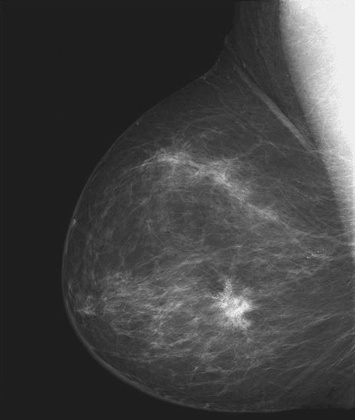
%> input picture Images/Fig3.04(a).jpg, 355 x 420 px, shrunk from 482 x 571 before the run
$ octave test.m   (GNU Octave 9; MATLAB toolbox functions it lacks are replaced by stand-ins)
%> lines starting %> are read from the running program, lines starting %| are printed output that depends on the picture
### DFT/mydft2.m
function [output] = mydft2(image)
% The 2D DFT algorithm implemented by myself

%image = im2double(image);
%image = rgb2gray(image);
[M,N] = size(image);

% Matrixs needed for 2D DFT:
Wm = exp(-j*2*pi/M);
Wn = exp(-j*2*pi/N);
Em = zeros(M);
En = zeros(N);
Gm = zeros(M)+Wm;
Gn = zeros(N)+Wn;
output = zeros(M,N);

fprintf('2D DFT start:\n');
for row = 0:M-1
    for col = 0:M-1
        Em(row+1,col+1) = row * col;
        Gm(row+1,col+1) = Gm(row+1,col+1)^Em(row+1,col+1);
    end
end

for row = 0:N-1
    for col = 0:N-1
        En(row+1,col+1) = row * col;
        Gn(row+1,col+1) = Gn(row+1,col+1)^En(row+1,col+1);
    end
end

output = real(Gm * image * Gn);

end

### DFT/myidft2.m
function [image] = myidft2(input)
% The 2D iDFT algorithm implemented by myself

[M,N] = size(input);

% Matrixs needed for 2D iDFT:
Wm = exp(-j*2*pi/M);
Wn = exp(-j*2*pi/N);
Em = zeros(M);
En = zeros(N);
Gm = zeros(M)+Wm;
Gn = zeros(N)+Wn;
image = zeros(M,N);

fprintf('2D iDFT start:\n');
for row = 0:M-1
    for col = 0:M-1
        Em(row+1,col+1) = -row * col;
        Gm(row+1,col+1) = Gm(row+1,col+1)^Em(row+1,col+1);
    end
end
Gm = Gm/M;

for row = 0:N-1
    for col = 0:N-1
        En(row+1,col+1) = -row * col;
        Gn(row+1,col+1) = Gn(row+1,col+1)^En(row+1,col+1);
    end
end
Gn = Gn/N;

image = real(Gm * input * Gn);

end

### DFT/test.m
a = imread('./Images/Fig3.04(a).jpg');
%> a is the input picture: size 420x355 uint8; min 27, max 247, mean 66.7
a = im2double(a);
%> a: size 420x355 double

subplot(1,2,1);
imshow(a);
title('原图');
c = fft2(a);
d = mydft2(a);
%> after the loop in mydft2, `for row = 0:M-1`:
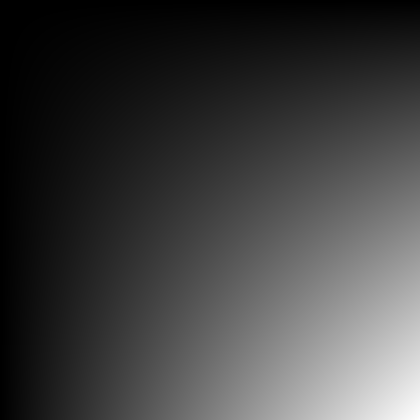
%> Em: size 420x420 double; min 0, max 175561, mean 43890.2; drawn with min black and max white

error = sum(sum((real(c)-real(d)).^2));
%> error = 1.03e-15
if error < 0.0001
    fprintf('DFT一致!\n');
else
    fprintf('DFT不一致!\n');
end

e = ifft2(c);
f = myidft2(c);
%> after the loop in myidft2, `for row = 0:M-1`:
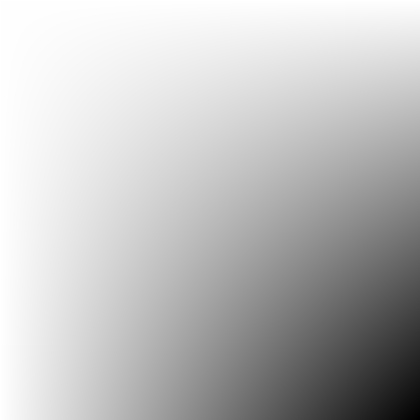
%> Em: size 420x420 double; min -175561, max 0, mean -43890.2; drawn with min black and max white

error = sum(sum((real(e)-real(f)).^2));
%> error = 8.5e-21
if error < 0.0001
    fprintf('iDFT一致!\n');
else
    fprintf('iDFT不一致!\n');
end

subplot(1,2,2);
imshow(f)
title('变换图')

$ run again, with Images/Fig3.05(a).jpg copied over Images/Fig3.04(a).jpg
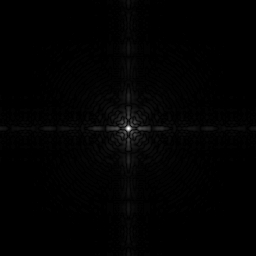
%> input picture Images/Fig3.05(a).jpg, 256 x 256 px
%> a is the input picture: size 256x256 uint8; min 0, max 255, mean 2.1
%> a: size 256x256 double
%> in mydft2, `output = real(Gm * image * Gn);`:
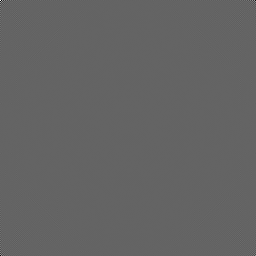
%> output: size 256x256 double; min -348.5, max 538.6, mean 0; drawn with min black and max white
%> `error = sum(sum((real(c)-real(d)).^2));`: error = 4.93e-19
%> `error = sum(sum((real(e)-real(f)).^2));`: error = 5.73e-24
